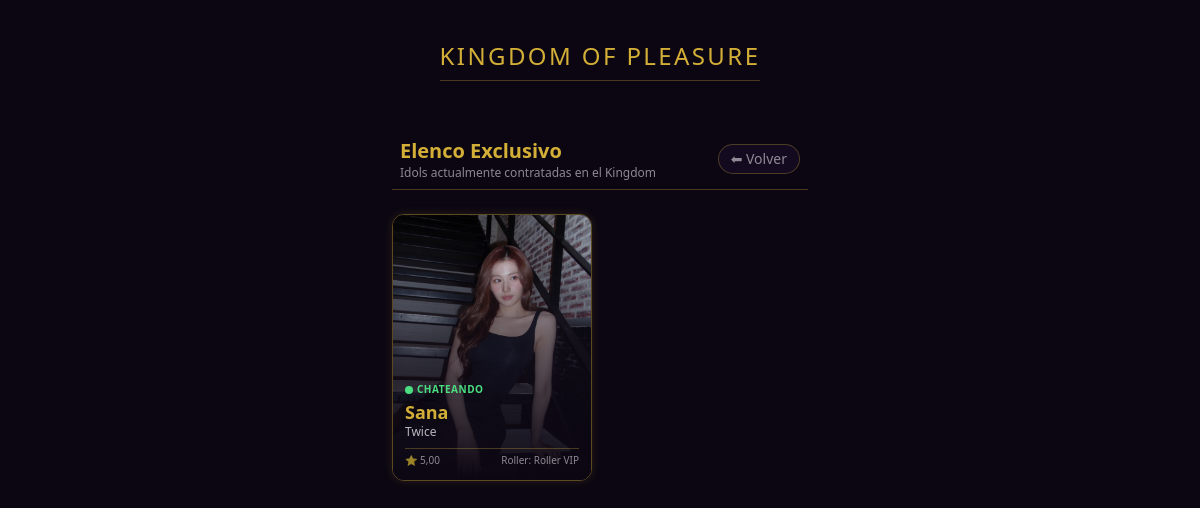
/idols/gallery/, run on the app's committed database.
### idols/models.py (models this page shows, shortened)
class IdolProfile(models.Model):
    STATUS_CHOICES = [
        ('online', '🟢 Chateando en Telegram'),
        ('antojos', '🔥 Sesión de Antojos'),
        ('offline', '🌙 Descansando'),
    ]
    telegram_user_id = models.BigIntegerField(db_index=True)
    owner_username = models.CharField("Usuario de Telegram", max_length=100, blank=True, null=True)
    stage_name = models.CharField("Nombre Artístico", max_length=100)
    group = models.CharField("Grupo/Solista", max_length=100, blank=True, null=True)
    bio = models.TextField("Biografía / Presentación", max_length=500)
    status = models.CharField("Estado Actual", max_length=10, choices=STATUS_CHOICES, default='online')
    photo = models.ImageField("Foto de Perfil", upload_to='idols_photos/', blank=True, null=True)
    services_done = models.IntegerField("Servicios Realizados", default=0)
    rating = models.DecimalField("Calificación Promedio", max_digits=3, decimal_places=2, default=5.00)
    created_at = models.DateTimeField(auto_now_add=True)
    updated_at = models.DateTimeField(auto_now=True)
    class Meta:
        verbose_name = "Perfil de Idol"
        verbose_name_plural = "Perfiles de Idols"
        ordering = ['-created_at']

### idols/views.py (the view)
# urls.py: path('gallery/', views.idol_gallery, name='gallery'),
def idol_gallery(request):
    all_idols = IdolProfile.objects.all().order_by('stage_name')
    print("Idols en la base de datos:", all_idols.count()) # <- Añade esto
    return render(request, 'idols/gallery.html', {'all_idols': all_idols})

### templates/idols/gallery.html (shortened to what this page needs)
{% extends 'base.html' %}
{% block content %}
<div class="p-4 mt-4 flex flex-col gap-4 mx-auto w-full max-w-md">
    <div class="flex justify-between items-center mb-2 px-2 border-b border-vip-gold/30 pb-2">
        <div>
            <h2 class="text-xl font-semibold text-vip-gold">Elenco Exclusivo</h2>
            <p class="text-xs text-vip-text/60">Idols actualmente contratadas en el Kingdom</p>
        </div>
        <a href="/" class="text-sm text-vip-text/60 hover:text-vip-text bg-vip-panel px-3 py-1 rounded-full border border-vip-gold/30">⬅ Volver</a>
    </div>
    <div class="grid grid-cols-2 gap-4">
        {% for idol in all_idols %}
            <div onclick="goToDetail('{{ idol.id }}')" class="relative rounded-xl overflow-hidden border border-vip-gold/40 shadow-[0_0_10px_rgba(212,175,55,0.15)] aspect-[3/4] group cursor-pointer hover:border-vip-gold transition-all">
                {% if idol.photo %}
                    <img src="{{ idol.photo.url }}" alt="{{ idol.stage_name }}" class="w-full h-full object-cover">
                {% else %}
                    <div class="w-full h-full bg-vip-panel flex items-center justify-center">
                        <span class="text-vip-gold/50 text-4xl">🎭</span>
                    </div>
                {% endif %}
                <div class="absolute inset-0 bg-gradient-to-t from-[#0B0612] via-[#0B0612]/60 to-transparent"></div>
                <div class="absolute bottom-0 left-0 w-full p-3 flex flex-col">
                   {% if idol.status == 'online' %}
                        <span class="inline-flex items-center gap-1 text-[10px] font-bold text-green-400 uppercase tracking-wider mb-1 drop-shadow-md">
                            <span class="w-2 h-2 rounded-full bg-green-400 animate-pulse"></span> Chateando
                        </span>
                    {% elif idol.status == 'antojos' %}
                        <span class="inline-flex items-center gap-1 text-[10px] font-bold text-purple-400 uppercase tracking-wider mb-1 drop-shadow-md">
                            🔥 Antojos
                        </span>
                    {% else %}
                        <span class="inline-flex items-center gap-1 text-[10px] font-bold text-gray-400 uppercase tracking-wider mb-1 drop-shadow-md">
                            🌙 Descansando
                        </span>
                    {% endif %}
                    <h3 class="font-bold text-vip-gold text-lg leading-tight truncate drop-shadow-md">{{ idol.stage_name }}</h3>
                    <p class="text-xs text-vip-text/80 truncate drop-shadow-md">{{ idol.group|default:"Solista" }}</p>
                    <div class="mt-2 flex justify-between items-center text-[10px] text-vip-text/60 border-t border-vip-gold/30 pt-1">
                        <span>⭐ {{ idol.rating }}</span>
                        <span class="truncate max-w-[100px] text-right">Roller: {{ idol.owner_username|default:"Anónimo" }}</span>
                    </div>
                </div>
            </div>
        {% empty %}
            <div class="col-span-2 text-center py-10 text-vip-text/50 text-sm">
                Aún no hay ninguna Idol registrada en el Kingdom.
            </div>
        {% endfor %}
    </div>
</div>
{% endblock %}

### templates/base.html (style rules this page uses)
body { background-color: var(--tg-theme-bg-color, #0B0612); color: var(--tg-theme-text-color, #E2E0E5); -webkit-tap-highlight-color: transparent; }

### data on the page
IdolProfile: photo (picture), status "online" (drawn), stage_name "Sana", group "Twice", rating "5,00", owner_username "Roller VIP"
